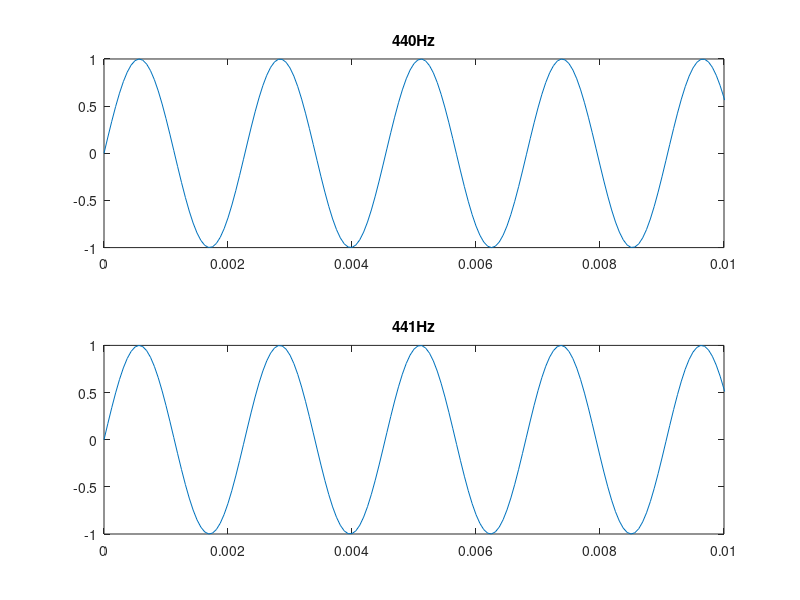
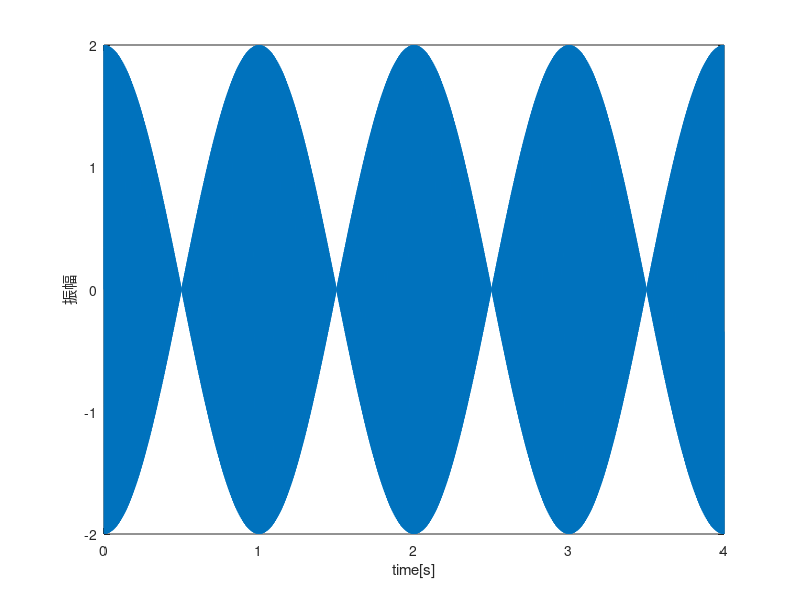

The MATLAB script that drew these images, in order:
clear all;

Fs=16000;
f1=440;
f2=441;
t=[0:4*Fs-1]/Fs;

y1=sin(2*pi*f1*t);
y2=sin(2*pi*f2*t);

z=y1+y2;

figure;
subplot(2,1,1);
plot(t,y1);
axis([0 0.01 -1 1]);
title('440Hz');
subplot(2,1,2);
plot(t,y2);
axis([0 0.01 -1 1]);
title('441Hz');

figure;
plot(t,z);
xlabel('time[s]');
ylabel('振幅');
%axis([0 0.01 -3 3]);

sound(z,Fs);

%うなりの差が1なので、4秒で4回聞こえるようになる
